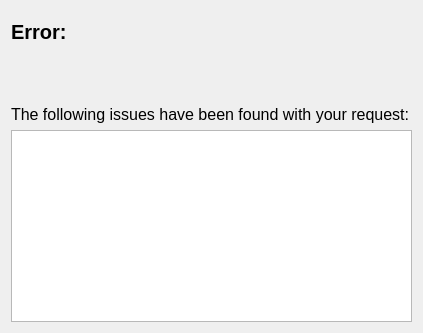
<?xml version="1.0" encoding="UTF-8"?>
<ui version="4.0">
 <class>Dialog</class>
 <widget class="QDialog" name="Dialog">
  <property name="geometry">
   <rect>
    <x>0</x>
    <y>0</y>
    <width>423</width>
    <height>333</height>
   </rect>
  </property>
  <property name="windowTitle">
   <string>Dialog</string>
  </property>
  <layout class="QFormLayout" name="formLayout">
   <item row="0" column="0">
    <widget class="QLabel" name="l_error">
     <property name="font">
      <font>
       <pointsize>15</pointsize>
       <weight>75</weight>
       <bold>true</bold>
      </font>
     </property>
     <property name="text">
      <string>Error:</string>
     </property>
    </widget>
   </item>
   <item row="2" column="0" colspan="2">
    <widget class="QLabel" name="l_message">
     <property name="font">
      <font>
       <pointsize>12</pointsize>
      </font>
     </property>
     <property name="text">
      <string>The following issues have been found with your request:</string>
     </property>
    </widget>
   </item>
   <item row="4" column="0" colspan="2">
    <widget class="QTextBrowser" name="tb_error_report">
     <property name="font">
      <font>
       <pointsize>11</pointsize>
       <weight>50</weight>
       <italic>false</italic>
       <bold>false</bold>
       <underline>false</underline>
      </font>
     </property>
    </widget>
   </item>
   <item row="0" column="1">
    <spacer name="verticalSpacer">
     <property name="orientation">
      <enum>Qt::Vertical</enum>
     </property>
     <property name="sizeHint" stdset="0">
      <size>
       <width>20</width>
       <height>40</height>
      </size>
     </property>
    </spacer>
   </item>
  </layout>
 </widget>
 <resources/>
 <connections/>
</ui>
